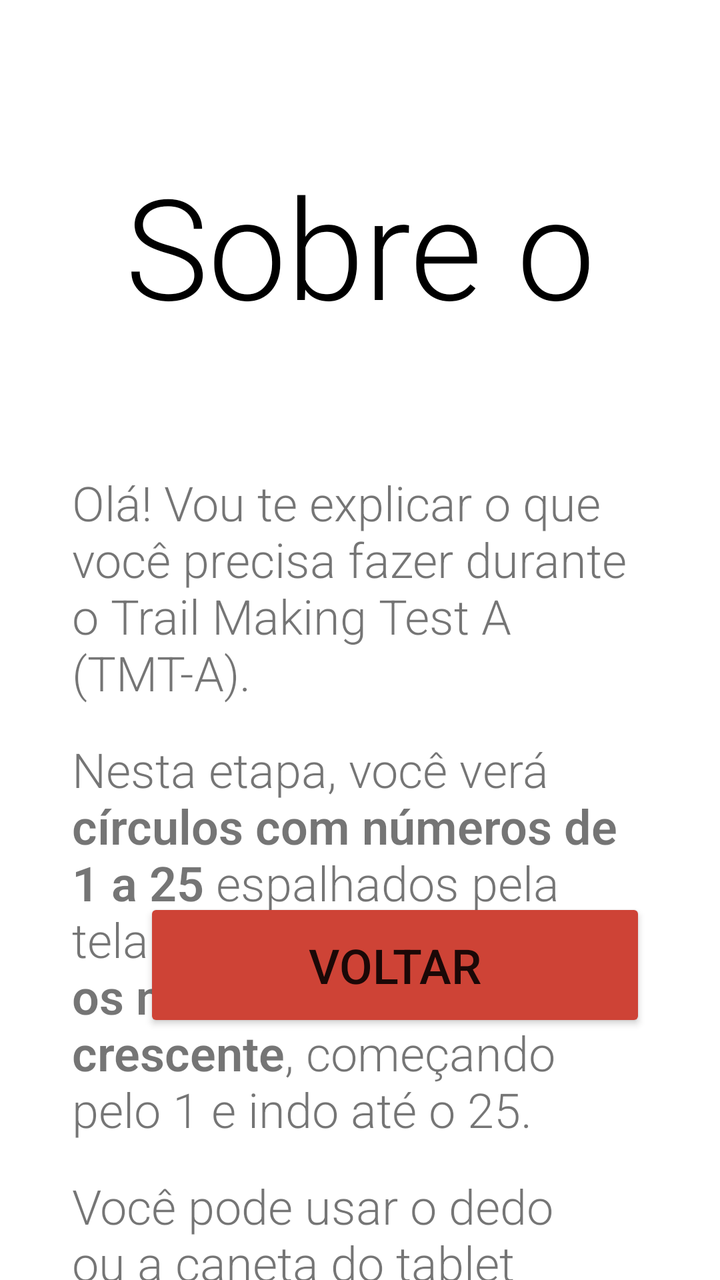
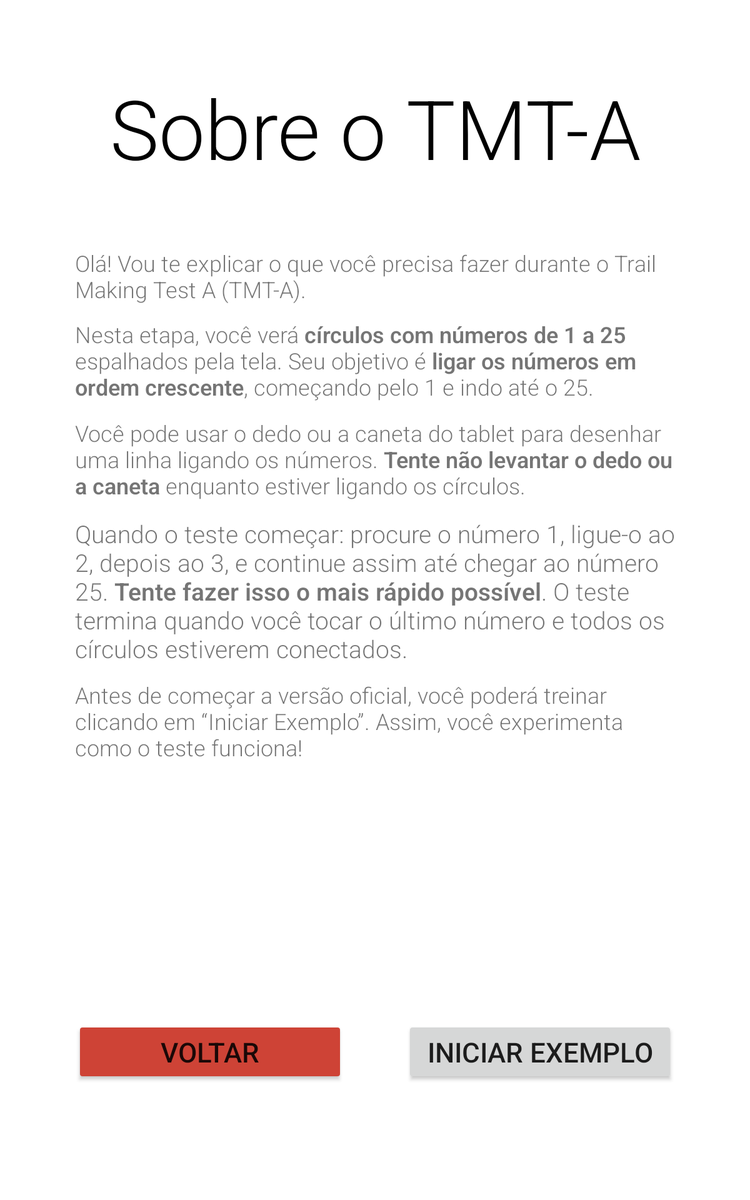

First picture: res/layout/ on a phone held upright. Second picture: the repository's own variant of that layout, on a device whose configuration matches the variant's folder. Source for both follows.
<!-- AndroidManifest.xml: application theme Theme.TMT -->
<!-- res/layout/activity_tmtainformation.xml -->
<?xml version="1.0" encoding="utf-8"?>
<androidx.constraintlayout.widget.ConstraintLayout xmlns:android="http://schemas.android.com/apk/res/android"
    xmlns:app="http://schemas.android.com/apk/res-auto"
    xmlns:tools="http://schemas.android.com/tools"
    android:id="@+id/main"
    android:layout_width="match_parent"
    android:layout_height="match_parent"
    tools:context=".controller.TMTAInformationActivity">

    <Button
        android:id="@+id/buttonBackInformation"
        android:layout_width="251sp"
        android:layout_height="67sp"
        android:layout_marginStart="36sp"
        android:layout_marginBottom="124sp"
        android:backgroundTint="#CE4336"
        android:text="Voltar"
        android:textSize="24sp"
        app:layout_constraintBottom_toBottomOf="parent"
        app:layout_constraintStart_toStartOf="@+id/guideline3"
        tools:ignore="HardcodedText" />

    <Button
        android:id="@+id/buttonSampleA"
        android:layout_width="251sp"
        android:layout_height="67sp"
        android:layout_marginEnd="36sp"
        android:layout_marginBottom="124sp"
        android:text="@string/start_sample"
        android:textSize="22sp"
        app:layout_constraintBottom_toBottomOf="parent"
        app:layout_constraintEnd_toStartOf="@+id/guideline4"
        app:layout_constraintHorizontal_bias="1.0"
        app:layout_constraintStart_toEndOf="@+id/buttonBackInformation" />

    <TextView
        android:id="@+id/textView2"
        android:layout_width="0sp"
        android:layout_height="91sp"
        android:layout_marginTop="76sp"
        android:fontFamily="sans-serif-light"
        android:text="@string/about_tmt_a"
        android:textAlignment="center"
        android:textColor="@color/black"
        android:textSize="70sp"
        app:layout_constraintEnd_toStartOf="@+id/guideline4"
        app:layout_constraintHorizontal_bias="0.5"
        app:layout_constraintStart_toEndOf="@+id/guideline3"
        app:layout_constraintTop_toTopOf="parent" />

    <TextView
        android:id="@+id/textViewIntro"
        android:layout_width="0sp"
        android:layout_height="wrap_content"
        android:layout_marginTop="68sp"
        android:fontFamily="sans-serif-light"
        android:text="@string/tmt_a_intro"
        android:textSize="24sp"
        app:layout_constraintTop_toBottomOf="@+id/textView2"
        app:layout_constraintStart_toEndOf="@+id/guideline3"
        app:layout_constraintEnd_toStartOf="@+id/guideline4" />

    <TextView
        android:id="@+id/textViewObjective"
        android:layout_width="0sp"
        android:layout_height="wrap_content"
        android:layout_marginTop="16sp"
        android:fontFamily="sans-serif-light"
        android:text="@string/tmt_a_objetivo"
        android:textSize="24sp"
        app:layout_constraintTop_toBottomOf="@+id/textViewIntro"
        app:layout_constraintStart_toEndOf="@+id/guideline3"
        app:layout_constraintEnd_toStartOf="@+id/guideline4" />

    <TextView
        android:id="@+id/textViewHowTo"
        android:layout_width="0sp"
        android:layout_height="wrap_content"
        android:layout_marginTop="16sp"
        android:fontFamily="sans-serif-light"
        android:text="@string/tmt_a_como_fazer"
        android:textSize="24sp"
        app:layout_constraintTop_toBottomOf="@+id/textViewObjective"
        app:layout_constraintStart_toEndOf="@+id/guideline3"
        app:layout_constraintEnd_toStartOf="@+id/guideline4" />

    <TextView
        android:id="@+id/textViewStepByStep"
        android:layout_width="0sp"
        android:layout_height="wrap_content"
        android:layout_marginTop="16sp"
        android:fontFamily="sans-serif-light"
        android:text="@string/tmt_a_passo_a_passo"
        android:textSize="24sp"
        app:layout_constraintTop_toBottomOf="@+id/textViewHowTo"
        app:layout_constraintStart_toEndOf="@+id/guideline3"
        app:layout_constraintEnd_toStartOf="@+id/guideline4" />

    <TextView
        android:id="@+id/textViewExample"
        android:layout_width="0sp"
        android:layout_height="wrap_content"
        android:layout_marginTop="16sp"
        android:fontFamily="sans-serif-light"
        android:text="@string/tmt_a_exemplo"
        android:textSize="24sp"
        app:layout_constraintTop_toBottomOf="@+id/textViewStepByStep"
        app:layout_constraintStart_toEndOf="@+id/guideline3"
        app:layout_constraintEnd_toStartOf="@+id/guideline4" />

    <androidx.constraintlayout.widget.Guideline
        android:id="@+id/guideline3"
        android:layout_width="wrap_content"
        android:layout_height="wrap_content"
        android:orientation="vertical"
        app:layout_constraintGuide_percent="0.1" />

    <androidx.constraintlayout.widget.Guideline
        android:id="@+id/guideline4"
        android:layout_width="wrap_content"
        android:layout_height="wrap_content"
        android:orientation="vertical"
        app:layout_constraintGuide_percent="0.9" />

</androidx.constraintlayout.widget.ConstraintLayout>
<!-- resources referenced by this layout -->
<resources>
  <color name="black">#FF000000</color>
  <string name="about_tmt_a">Sobre o TMT-A</string>
  <string name="start_sample">Iniciar exemplo</string>
  <string name="tmt_a_como_fazer">Você pode usar o dedo ou a caneta do tablet para desenhar uma linha ligando os números. <b>Tente não levantar o dedo ou a caneta</b> enquanto estiver ligando os círculos.</string>
  <string name="tmt_a_exemplo">Antes de começar a versão oficial, você poderá treinar clicando em “Iniciar Exemplo”. Assim, você experimenta como o teste funciona!</string>
  <string name="tmt_a_intro">Olá! Vou te explicar o que você precisa fazer durante o Trail Making Test A (TMT-A).</string>
  <string name="tmt_a_objetivo">Nesta etapa, você verá <b>círculos com números de 1 a 25</b> espalhados pela tela. Seu objetivo é <b>ligar os números em ordem crescente</b>, começando pelo 1 e indo até o 25.</string>
  <string name="tmt_a_passo_a_passo">Quando o teste começar: procure o número 1, ligue-o ao 2, depois ao 3, e continue assim até chegar ao número 25. <b>Tente fazer isso o mais rápido possível</b>. O teste termina quando você tocar o último número e todos os círculos estiverem conectados.</string>
  <style name="Theme.TMT" parent="Theme.MaterialComponents.DayNight.NoActionBar">
          
          <item name="colorPrimary">@color/teal_700</item>
          <item name="colorPrimaryVariant">@color/teal_200</item>
          <item name="colorOnPrimary">@color/white</item>
          
          <item name="colorSecondary">@color/teal_200</item>
          <item name="colorSecondaryVariant">@color/teal_700</item>
          <item name="colorOnSecondary">@color/black</item>
          
          <item name="android:statusBarColor">?attr/colorPrimaryVariant</item>
          
          <item name="android:windowNoTitle">true</item>
          <item name="android:windowFullscreen">true</item>
      </style>
  <color name="teal_700">#0EA7AD</color>
  <color name="teal_200">#FF03DAC5</color>
  <color name="white">#FFFFFFFF</color>
</resources>
<!-- res/layout-sw600dp/activity_tmtainformation.xml (the author's variant of the layout above) -->
<!-- drawn on a 7-inch tablet held upright -->
<?xml version="1.0" encoding="utf-8"?>
<androidx.constraintlayout.widget.ConstraintLayout xmlns:android="http://schemas.android.com/apk/res/android"
    xmlns:app="http://schemas.android.com/apk/res-auto"
    xmlns:tools="http://schemas.android.com/tools"
    android:id="@+id/main"
    android:layout_width="match_parent"
    android:layout_height="match_parent"
    tools:context=".controller.TMTAInformationActivity">

    <Button
        android:id="@+id/buttonBackInformation"
        android:layout_width="0dp"
        android:layout_height="0dp"
        android:backgroundTint="#CE4336"
        android:text="Voltar"
        android:autoSizeMaxTextSize="24sp"
        android:autoSizeMinTextSize="16sp"
        android:autoSizeStepGranularity="2sp"
        android:autoSizeTextType="uniform"
        android:maxLines="1"
        app:layout_constraintBottom_toTopOf="@+id/guideline62"
        app:layout_constraintEnd_toStartOf="@+id/guideline59"
        app:layout_constraintStart_toStartOf="@+id/guideline3"
        app:layout_constraintTop_toTopOf="@+id/guideline61"
        tools:ignore="HardcodedText" />

    <Button
        android:id="@+id/buttonSampleA"
        android:layout_width="0dp"
        android:layout_height="0dp"
        android:text="@string/start_sample"
        android:autoSizeMaxTextSize="24sp"
        android:autoSizeMinTextSize="10sp"
        android:autoSizeStepGranularity="2sp"
        android:autoSizeTextType="uniform"
        android:maxLines="1"
        app:layout_constraintBottom_toTopOf="@+id/guideline62"
        app:layout_constraintEnd_toStartOf="@+id/guideline4"
        app:layout_constraintHorizontal_bias="1.0"
        app:layout_constraintStart_toStartOf="@+id/guideline60"
        app:layout_constraintTop_toTopOf="@+id/guideline61" />

    <TextView
        android:id="@+id/textView2"
        android:layout_width="0dp"
        android:layout_height="0dp"
        android:autoSizeMaxTextSize="70sp"
        android:autoSizeMinTextSize="16sp"
        android:autoSizeStepGranularity="2sp"
        android:autoSizeTextType="uniform"
        android:fontFamily="sans-serif-light"
        android:maxLines="1"
        android:text="@string/about_tmt_a"
        android:textAlignment="center"
        android:textColor="@color/black"
        app:layout_constraintBottom_toTopOf="@+id/guideline48"
        app:layout_constraintEnd_toStartOf="@+id/guideline4"
        app:layout_constraintHorizontal_bias="0.5"
        app:layout_constraintStart_toEndOf="@+id/guideline3"
        app:layout_constraintTop_toTopOf="@+id/guideline47" />

    <TextView
        android:id="@+id/textViewIntro"
        android:layout_width="0dp"
        android:layout_height="0dp"
        android:fontFamily="sans-serif-light"
        android:text="@string/tmt_a_intro"
        android:autoSizeMaxTextSize="24sp"
        android:autoSizeMinTextSize="16sp"
        android:autoSizeStepGranularity="2sp"
        android:autoSizeTextType="uniform"
        app:layout_constraintBottom_toTopOf="@+id/guideline50"
        app:layout_constraintEnd_toStartOf="@+id/guideline4"
        app:layout_constraintStart_toEndOf="@+id/guideline3"
        app:layout_constraintTop_toTopOf="@+id/guideline49" />

    <TextView
        android:id="@+id/textViewObjective"
        android:layout_width="0dp"
        android:layout_height="0dp"
        android:fontFamily="sans-serif-light"
        android:text="@string/tmt_a_objetivo"
        android:autoSizeMaxTextSize="24sp"
        android:autoSizeMinTextSize="16sp"
        android:autoSizeStepGranularity="2sp"
        android:autoSizeTextType="uniform"
        app:layout_constraintBottom_toTopOf="@+id/guideline52"
        app:layout_constraintEnd_toStartOf="@+id/guideline4"
        app:layout_constraintStart_toEndOf="@+id/guideline3"
        app:layout_constraintTop_toTopOf="@+id/guideline51" />

    <TextView
        android:id="@+id/textViewHowTo"
        android:layout_width="0dp"
        android:layout_height="0dp"
        android:fontFamily="sans-serif-light"
        android:text="@string/tmt_a_como_fazer"
        android:autoSizeMaxTextSize="24sp"
        android:autoSizeMinTextSize="16sp"
        android:autoSizeStepGranularity="2sp"
        android:autoSizeTextType="uniform"
        app:layout_constraintBottom_toTopOf="@+id/guideline54"
        app:layout_constraintEnd_toStartOf="@+id/guideline4"
        app:layout_constraintStart_toEndOf="@+id/guideline3"
        app:layout_constraintTop_toTopOf="@+id/guideline53" />

    <TextView
        android:id="@+id/textViewStepByStep"
        android:layout_width="0dp"
        android:layout_height="0dp"
        android:fontFamily="sans-serif-light"
        android:text="@string/tmt_a_passo_a_passo"
        android:autoSizeMaxTextSize="24sp"
        android:autoSizeMinTextSize="16sp"
        android:autoSizeTextType="uniform"
        app:layout_constraintBottom_toTopOf="@+id/guideline56"
        app:layout_constraintEnd_toStartOf="@+id/guideline4"
        app:layout_constraintStart_toEndOf="@+id/guideline3"
        app:layout_constraintTop_toTopOf="@+id/guideline55" />

    <TextView
        android:id="@+id/textViewExample"
        android:layout_width="0dp"
        android:layout_height="0dp"
        android:fontFamily="sans-serif-light"
        android:text="@string/tmt_a_exemplo"
        android:autoSizeMaxTextSize="24sp"
        android:autoSizeMinTextSize="16sp"
        android:autoSizeTextType="uniform"
        app:layout_constraintBottom_toTopOf="@+id/guideline58"
        app:layout_constraintEnd_toStartOf="@+id/guideline4"
        app:layout_constraintStart_toEndOf="@+id/guideline3"
        app:layout_constraintTop_toTopOf="@+id/guideline57" />

    <androidx.constraintlayout.widget.Guideline
        android:id="@+id/guideline3"
        android:layout_width="wrap_content"
        android:layout_height="wrap_content"
        android:orientation="vertical"
        app:layout_constraintGuide_percent="0.1" />

    <androidx.constraintlayout.widget.Guideline
        android:id="@+id/guideline4"
        android:layout_width="wrap_content"
        android:layout_height="wrap_content"
        android:orientation="vertical"
        app:layout_constraintGuide_percent="0.9" />

    <androidx.constraintlayout.widget.Guideline
        android:id="@+id/guideline47"
        android:layout_width="wrap_content"
        android:layout_height="wrap_content"
        android:orientation="horizontal"
        app:layout_constraintGuide_percent="0.06015625" />

    <androidx.constraintlayout.widget.Guideline
        android:id="@+id/guideline48"
        android:layout_width="wrap_content"
        android:layout_height="wrap_content"
        android:orientation="horizontal"
        app:layout_constraintGuide_percent="0.15390626" />

    <androidx.constraintlayout.widget.Guideline
        android:id="@+id/guideline49"
        android:layout_width="wrap_content"
        android:layout_height="wrap_content"
        android:orientation="horizontal"
        app:layout_constraintGuide_percent="0.20625" />

    <androidx.constraintlayout.widget.Guideline
        android:id="@+id/guideline50"
        android:layout_width="wrap_content"
        android:layout_height="wrap_content"
        android:orientation="horizontal"
        app:layout_constraintGuide_percent="0.25390625" />

    <androidx.constraintlayout.widget.Guideline
        android:id="@+id/guideline51"
        android:layout_width="wrap_content"
        android:layout_height="wrap_content"
        android:orientation="horizontal"
        app:layout_constraintGuide_percent="0.265625" />

    <androidx.constraintlayout.widget.Guideline
        android:id="@+id/guideline52"
        android:layout_width="wrap_content"
        android:layout_height="wrap_content"
        android:orientation="horizontal"
        app:layout_constraintGuide_percent="0.335" />

    <androidx.constraintlayout.widget.Guideline
        android:id="@+id/guideline53"
        android:layout_width="wrap_content"
        android:layout_height="wrap_content"
        android:orientation="horizontal"
        app:layout_constraintGuide_percent="0.34765625" />

    <androidx.constraintlayout.widget.Guideline
        android:id="@+id/guideline54"
        android:layout_width="wrap_content"
        android:layout_height="wrap_content"
        android:orientation="horizontal"
        app:layout_constraintGuide_percent="0.42" />

    <androidx.constraintlayout.widget.Guideline
        android:id="@+id/guideline55"
        android:layout_width="wrap_content"
        android:layout_height="wrap_content"
        android:orientation="horizontal"
        app:layout_constraintGuide_percent="0.43046874" />

    <androidx.constraintlayout.widget.Guideline
        android:id="@+id/guideline56"
        android:layout_width="wrap_content"
        android:layout_height="wrap_content"
        android:orientation="horizontal"
        app:layout_constraintGuide_percent="0.55396875" />

    <androidx.constraintlayout.widget.Guideline
        android:id="@+id/guideline57"
        android:layout_width="wrap_content"
        android:layout_height="wrap_content"
        android:orientation="horizontal"
        app:layout_constraintGuide_percent="0.56625" />

    <androidx.constraintlayout.widget.Guideline
        android:id="@+id/guideline58"
        android:layout_width="wrap_content"
        android:layout_height="wrap_content"
        android:orientation="horizontal"
        app:layout_constraintGuide_percent="0.6365625" />

    <androidx.constraintlayout.widget.Guideline
        android:id="@+id/guideline59"
        android:layout_width="wrap_content"
        android:layout_height="wrap_content"
        android:orientation="vertical"
        app:layout_constraintGuide_percent="0.46" />

    <androidx.constraintlayout.widget.Guideline
        android:id="@+id/guideline60"
        android:layout_width="wrap_content"
        android:layout_height="wrap_content"
        android:orientation="vertical"
        app:layout_constraintGuide_percent="0.54" />

    <androidx.constraintlayout.widget.Guideline
        android:id="@+id/guideline61"
        android:layout_width="wrap_content"
        android:layout_height="wrap_content"
        android:orientation="horizontal"
        app:layout_constraintGuide_percent="0.85" />

    <androidx.constraintlayout.widget.Guideline
        android:id="@+id/guideline62"
        android:layout_width="wrap_content"
        android:layout_height="wrap_content"
        android:orientation="horizontal"
        app:layout_constraintGuide_percent="0.9031" />

</androidx.constraintlayout.widget.ConstraintLayout>
